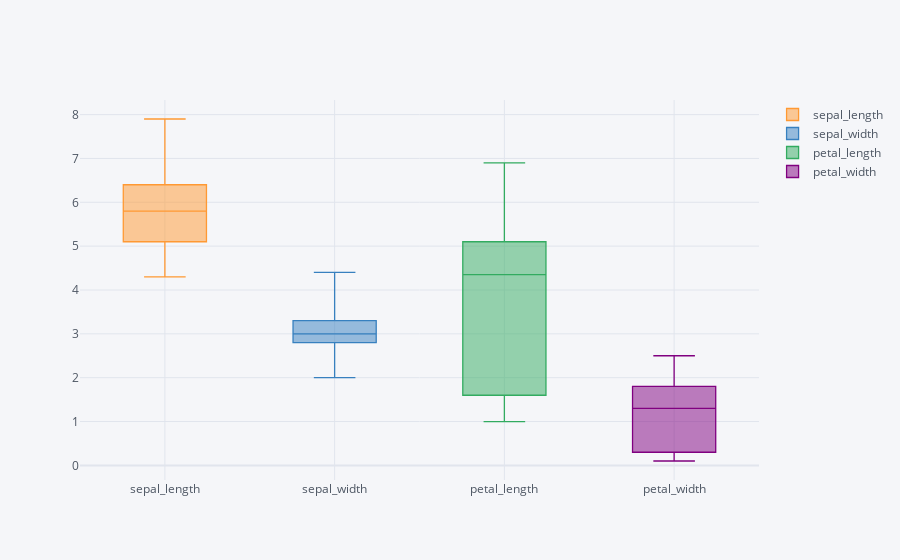

Notebook source saved alongside this figure:
### Markdown cell above
#### Box and Area Plot

### Code cell
df.iplot(kind='box')

### Figure 1 — Plotly figure (JSON) as saved in the notebook; plotly's stock layout.template omitted (floating-point values rounded to 4 significant figures; data arrays with more than 128 entries replaced by an {"elided": "..."} marker saying what was removed)
{"data": [{"boxpoints": false, "line": {"width": 1.3}, "marker": {"color": "rgba(255, 153, 51, 1.0)"}, "name": "sepal_length", "orientation": "v", "type": "box", "y": {"elided": "150 float values"}}, {"boxpoints": false, "line": {"width": 1.3}, "marker": {"color": "rgba(55, 128, 191, 1.0)"}, "name": "sepal_width", "orientation": "v", "type": "box", "y": {"elided": "150 float values"}}, {"boxpoints": false, "line": {"width": 1.3}, "marker": {"color": "rgba(50, 171, 96, 1.0)"}, "name": "petal_length", "orientation": "v", "type": "box", "y": {"elided": "150 float values"}}, {"boxpoints": false, "line": {"width": 1.3}, "marker": {"color": "rgba(128, 0, 128, 1.0)"}, "name": "petal_width", "orientation": "v", "type": "box", "y": {"elided": "150 float values"}}], "layout": {"legend": {"bgcolor": "#F5F6F9", "font": {"color": "#4D5663"}}, "paper_bgcolor": "#F5F6F9", "plot_bgcolor": "#F5F6F9", "title": {"font": {"color": "#4D5663"}}, "xaxis": {"gridcolor": "#E1E5ED", "showgrid": true, "tickfont": {"color": "#4D5663"}, "title": {"font": {"color": "#4D5663"}, "text": ""}, "zerolinecolor": "#E1E5ED"}, "yaxis": {"gridcolor": "#E1E5ED", "showgrid": true, "tickfont": {"color": "#4D5663"}, "title": {"font": {"color": "#4D5663"}, "text": ""}, "zerolinecolor": "#E1E5ED"}}}
